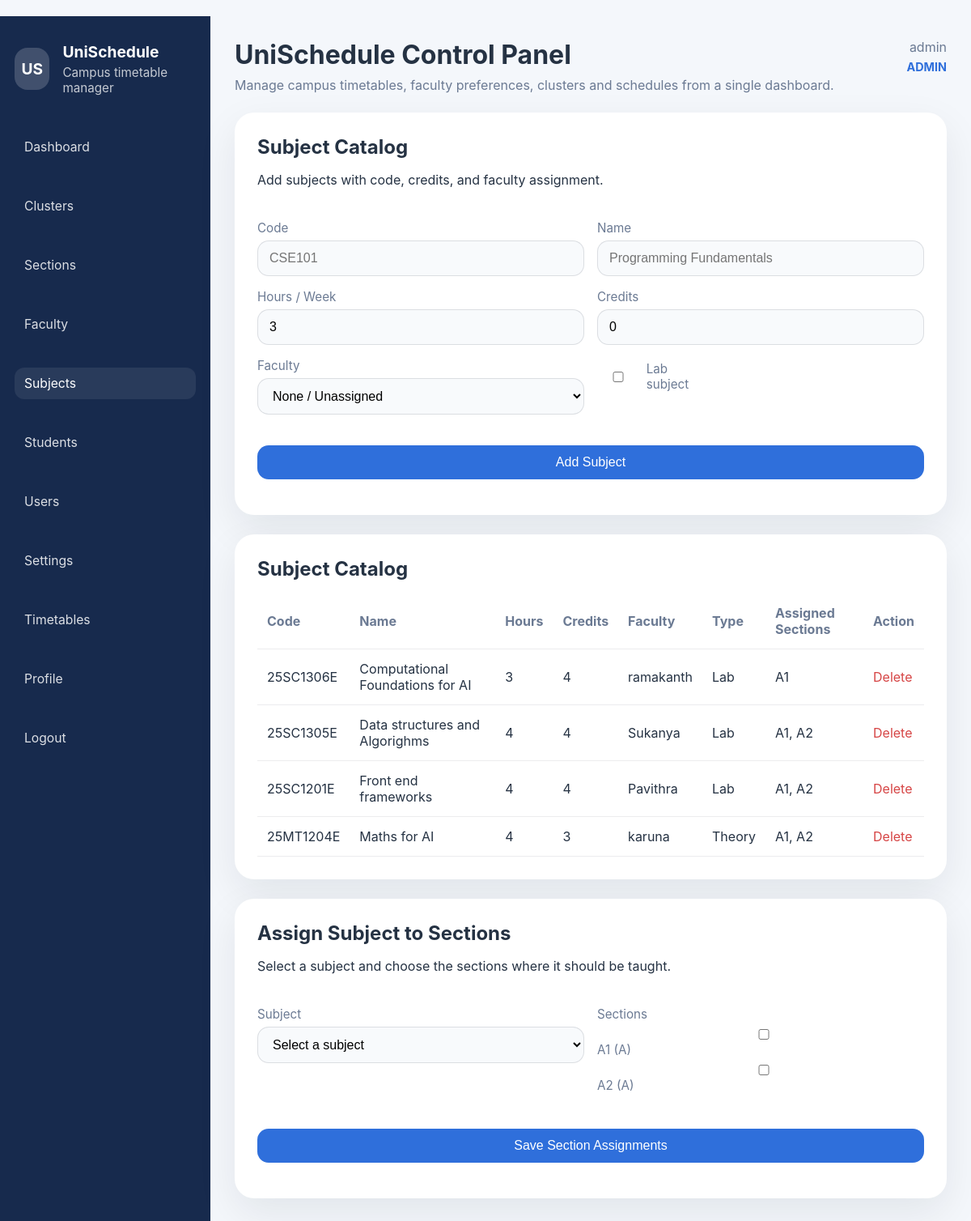
/subjects (signed in), run on the app's committed database.
### app.py (models this page shows, shortened)
class User(UserMixin, db.Model):
    id = db.Column(db.Integer, primary_key=True)
    username = db.Column(db.String(120), unique=True, nullable=False)
    password = db.Column(db.String(255), nullable=False)
    role = db.Column(db.String(20), nullable=False)

class Subject(db.Model):
    id = db.Column(db.Integer, primary_key=True)
    code = db.Column(db.String(50), unique=True, nullable=False)
    name = db.Column(db.String(120), nullable=False)
    hours_per_week = db.Column(db.Integer, default=3)
    credits = db.Column(db.Integer, default=0, nullable=False)
    is_lab = db.Column(db.Boolean, default=False)
    faculty_id = db.Column(db.Integer, db.ForeignKey('faculty.id'))
    faculty = db.relationship('Faculty')
    sections = db.relationship('Section', secondary=section_subject, back_populates='subjects')
    students = db.relationship('Student', secondary=student_subject, back_populates='subjects')
    def type_label(self):
        return 'Lab' if self.is_lab else 'Theory'

class Faculty(db.Model):
    id = db.Column(db.Integer, primary_key=True)
    name = db.Column(db.String(120), nullable=False)
    prefer_morning = db.Column(db.Boolean, default=False)
    prefer_afternoon = db.Column(db.Boolean, default=False)
    avoid_first_period = db.Column(db.Boolean, default=False)
    avoid_last_period = db.Column(db.Boolean, default=False)
    avoid_friday = db.Column(db.Boolean, default=False)
    max_classes_per_day = db.Column(db.Integer, default=4)

class Section(db.Model):
    id = db.Column(db.Integer, primary_key=True)
    name = db.Column(db.String(40), unique=True, nullable=False)
    cluster_id = db.Column(db.Integer, db.ForeignKey('cluster.id'))
    subjects = db.relationship('Subject', secondary=section_subject, back_populates='sections')
    students = db.relationship('Student', back_populates='section', lazy=True)

class Cluster(db.Model):
    id = db.Column(db.Integer, primary_key=True)
    name = db.Column(db.String(50), unique=True, nullable=False)
    sections = db.relationship('Section', backref='cluster', cascade='all, delete-orphan')

### app.py (the view, shortened to what this page needs)
@app.route('/subjects', methods=['GET', 'POST'])
@login_required
def manage_subjects():
    if not admin_only():
        flash('Unauthorized access.', 'danger')
        return redirect(url_for('dashboard'))
    faculties = Faculty.query.order_by(Faculty.name).all()
    sections = Section.query.order_by(Section.name).all()
    subjects = Subject.query.order_by(Subject.name).all()
    return render_template('subjects.html', subjects=subjects, faculties=faculties, sections=sections)

### app.py (called while the page is built)
def admin_only():
    return current_user.is_authenticated and current_user.role == ROLE_ADMIN

@login_manager.user_loader
def load_user(user_id):
    return User.query.get(int(user_id))

@app.context_processor
def inject_user_roles():
    return {
        'role_admin': ROLE_ADMIN,
        'role_student': ROLE_STUDENT
    }

### templates/subjects.html (shortened to what this page needs)
{% extends 'base.html' %}
{% block content %}
<div class="panel">
    <div class="panel-header">
        <div>
            <h2>Subject Catalog</h2>
            <p>Add subjects with code, credits, and faculty assignment.</p>
        </div>
    </div>
    <form method="post" class="form-panel">
        <div class="form-grid">
            <div>
                <label>Code</label>
                <input type="text" name="code" placeholder="CSE101" required>
            </div>
            <div>
                <label>Name</label>
                <input type="text" name="name" placeholder="Programming Fundamentals" required>
            </div>
            <div>
                <label>Hours / Week</label>
                <input type="number" name="hours" min="1" value="3" required>
            </div>
            <div>
                <label>Credits</label>
                <input type="number" name="credits" min="0" value="0">
            </div>
            <div>
                <label>Faculty</label>
                <select name="faculty_id">
                    <option value="">None / Unassigned</option>
                </select>
            </div>
            <div class="checkbox-row">
                <label><input type="checkbox" name="is_lab"> Lab subject</label>
            </div>
        </div>
        <button class="primary">Add Subject</button>
    </form>
</div>
<div class="panel">
    <h2>Subject Catalog</h2>
    <table>
        <thead><tr><th>Code</th><th>Name</th><th>Hours</th><th>Credits</th><th>Faculty</th><th>Type</th><th>Assigned Sections</th><th>Action</th></tr></thead>
        <tbody>
        {% for subject in subjects %}
            <tr>
                <td>{{ subject.code }}</td>
                <td>{{ subject.name }}</td>
                <td>{{ subject.hours_per_week }}</td>
                <td>{{ subject.credits }}</td>
                <td>{{ subject.faculty.name if subject.faculty else 'Unassigned' }}</td>
                <td>{{ subject.type_label() }}</td>
                <td>{% if subject.sections %}{{ subject.sections | map(attribute='name') | join(', ') }}{% else %}Unassigned{% endif %}</td>
                <td><a class="danger" href="{{ url_for('delete_subject', subject_id=subject.id) }}">Delete</a></td>
            </tr>
        {% else %}
            <tr><td colspan="8">No subjects available yet.</td></tr>
        {% endfor %}
        </tbody>
    </table>
</div>
<div class="panel">
    <div class="panel-header">
        <div>
            <h2>Assign Subject to Sections</h2>
            <p>Select a subject and choose the sections where it should be taught.</p>
        </div>
    </div>
    <form method="post" class="form-panel">
        <div class="form-grid">
            <div>
                <label>Subject</label>
                <select name="subject_id" required>
                    <option value="">Select a subject</option>
                </select>
            </div>
            <div>
                <label>Sections</label>
                <div class="checkbox-grid">
                    {% for section in sections %}
                    <label><input type="checkbox" name="section_ids" value="{{ section.id }}"> {{ section.name }} ({{ section.cluster.name if section.cluster else 'No cluster' }})</label>
                    {% endfor %}
                </div>
            </div>
        </div>
        <button class="primary">Save Section Assignments</button>
    </form>
</div>
{% endblock %}

### templates/base.html (shortened to what this page needs)
﻿<!doctype html>
<html lang="en">
<head>
    <link rel="stylesheet" href="/static/style.css">
</head>
<body>
    <div class="app-shell">
        <aside class="sidebar">
            <div class="brand-block">
                <div class="brand-logo">US</div>
                <div>
                    <div class="brand-title">UniSchedule</div>
                    <div class="brand-tag">Campus timetable manager</div>
                </div>
            </div>
            <nav class="nav-list">
                {% if current_user.is_authenticated %}
                    <a href="{{ url_for('dashboard') }}">Dashboard</a>
                    {% if current_user.role == role_admin %}
                        <a href="{{ url_for('manage_clusters') }}">Clusters</a>
                        <a href="{{ url_for('manage_sections') }}">Sections</a>
                        <a href="{{ url_for('manage_faculty') }}">Faculty</a>
                        <a href="{{ url_for('manage_subjects') }}">Subjects</a>
                        <a href="{{ url_for('manage_students') }}">Students</a>
                        <a href="{{ url_for('manage_users') }}">Users</a>
                        <a href="{{ url_for('settings_page') }}">Settings</a>
                    {% elif current_user.role == role_student %}
                        <a href="{{ url_for('student_portal') }}">Student Portal</a>
                        <a href="{{ url_for('choose_section') }}">Choose Section</a>
                        <a href="{{ url_for('choose_subjects') }}">Choose Subjects</a>
                    {% endif %}
                    <a href="{{ url_for('view_timetables') }}">Timetables</a>
                    <a href="{{ url_for('profile') }}">Profile</a>
                    <a href="{{ url_for('logout') }}" class="danger-link">Logout</a>
                {% else %}
                    <a href="{{ url_for('login') }}">Login</a>
                    <a href="{{ url_for('register') }}">Register</a>
                {% endif %}
            </nav>
        </aside>
        <main class="main-content">
            <header class="main-header">
                <div class="header-left">
                    <h1>UniSchedule Control Panel</h1>
                    <p>Manage campus timetables, faculty preferences, clusters and schedules from a single dashboard.</p>
                </div>
                {% if current_user.is_authenticated %}
                <div class="header-user">
                    <span>{{ current_user.username }}</span>
                    <span class="user-role">{{ current_user.role }}</span>
                </div>
                {% endif %}
            </header>
            <div class="content-area">
                {% block content %}{% endblock %}
            </div>
        </main>
    </div>
</body>
</html>

### static/style.css (style rules this page uses)
:root { --bg: #f4f7fb; --surface: #ffffff; --primary: #2f6fdb; --primary-dark: #254fcc; --success: #1e9a3a; --danger: #d64545; --text: #253243; --muted: #6b7a93; }
body { margin: 0; font-family: Inter, system-ui, -apple-system, BlinkMacSystemFont, "Segoe UI", sans-serif; background: var(--bg); color: var(--text); }
.app-shell { display: grid; grid-template-columns: 260px minmax(0, 1fr); min-height: 100vh; }
.sidebar { padding: 32px 18px; background: #172a4d; color: white; }
.brand-block { display: flex; gap: 16px; align-items: center; margin-bottom: 32px; }
.brand-logo { width: 52px; height: 52px; border-radius: 16px; background: rgba(255,255,255,.18); display: grid; place-items: center; font-size: 1.2rem; font-weight: 700; }
.brand-title { font-size: 1.2rem; font-weight: 700; margin-bottom: 4px; }
.brand-tag { color: rgba(255,255,255,.75); font-size: 0.95rem; }
.nav-list { display: grid; gap: 10px; }
.nav-list a { display: block; padding: 11px 14px; color: rgba(255,255,255,.9); border-radius: 14px; text-decoration: none; font-size: 0.98rem; }
.nav-list a:hover, .nav-list a.active { background: rgba(255, 255, 255, .12); }
.danger-link { color: var(--danger); }
.main-content { padding: 28px 30px 36px; background: var(--bg); }
.main-header { display: flex; justify-content: space-between; align-items: flex-start; gap: 24px; margin-bottom: 24px; }
.header-left h1 { margin: 0 0 8px; }
.header-left p { margin: 0; color: var(--muted); }
.header-user { display: flex; flex-direction: column; gap: 6px; align-items: flex-end; color: var(--muted); }
.user-role { font-size: 0.9rem; color: var(--primary); font-weight: 700; }
.content-area { max-width: 1180px; margin: 0 auto; }
.sidebar nav a { display: block; margin: 12px 0; color: rgba(255,255,255,.85); text-decoration: none; padding: 10px 12px; border-radius: 12px; }
.sidebar nav a:hover, .sidebar nav a.active { background: rgba(255,255,255,.08); color: white; }
.panel { background: var(--surface); border-radius: 24px; padding: 28px; margin-bottom: 24px; box-shadow: 0 18px 50px rgba(15, 23, 42, .08); }
h1, h2, h3 { margin: 0 0 16px; }
.panel-header { display: flex; align-items: center; justify-content: space-between; gap: 16px; margin-bottom: 24px; }
.panel-header h2 { margin-bottom: 6px; }
.form-row, .form-grid { display: grid; gap: 16px; margin-bottom: 18px; }
.form-grid { grid-template-columns: repeat(2, minmax(0, 1fr)); }
label { display: block; font-size: 0.95rem; margin-bottom: 6px; color: var(--muted); }
input, select { width: 100%; padding: 12px 14px; border: 1px solid rgba(15,23,42,.12); border-radius: 14px; background: #f8fafc; font-size: 1rem; }
.form-panel { display: grid; gap: 20px; }
.checkbox-row label { display: inline-flex; gap: 10px; align-items: center; margin-top: 4px; }
button, a.primary, a.secondary { border: none; border-radius: 14px; padding: 12px 20px; font-size: 1rem; cursor: pointer; text-align: center; display: inline-flex; align-items: center; justify-content: center; }
button.primary, a.primary { background: var(--primary); color: white; }
table { width: 100%; border-collapse: collapse; }
th, td { text-align: left; padding: 14px 12px; border-bottom: 1px solid rgba(15, 23, 42, .08); }
th { color: var(--muted); }
a.danger { color: var(--danger); text-decoration: none; }

### data on the page
User: username "admin", role "ADMIN"
Subject: code "25SC1306E", name "Computational Foundations for AI", hours_per_week "3", credits "4", faculty "ramakanth", type_label "Lab", sections|map "A1"
Subject: code "25SC1305E", name "Data structures and Algorighms", hours_per_week "4", credits "4", faculty "Sukanya", type_label "Lab", sections|map "A1, A2"
Subject: code "25SC1201E", name "Front end frameworks", hours_per_week "4", credits "4", faculty "Pavithra", type_label "Lab", sections|map "A1, A2"
Subject: code "25MT1204E", name "Maths for AI", hours_per_week "4", credits "3", faculty "karuna", type_label "Theory", sections|map "A1, A2"
Section: name "A1", cluster "A"
Section: name "A2", cluster "A"
